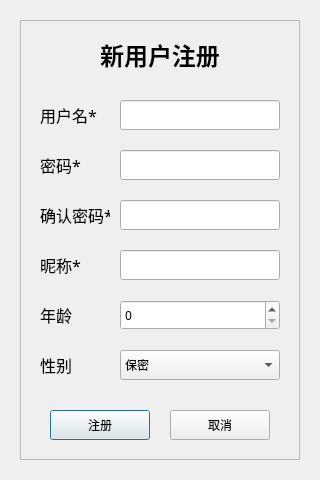
<?xml version="1.0" encoding="UTF-8"?>
<ui version="4.0">
 <class>RegisterDialog</class>
 <widget class="QDialog" name="RegisterDialog">
  <property name="geometry">
   <rect>
    <x>0</x>
    <y>0</y>
    <width>320</width>
    <height>480</height>
   </rect>
  </property>
  <property name="windowTitle">
   <string>新用户注册</string>
  </property>
  <widget class="QFrame" name="frame">
   <property name="geometry">
    <rect>
     <x>20</x>
     <y>20</y>
     <width>280</width>
     <height>440</height>
    </rect>
   </property>
   <property name="frameShape">
    <enum>QFrame::StyledPanel</enum>
   </property>
   <property name="frameShadow">
    <enum>QFrame::Raised</enum>
   </property>
   <widget class="QPushButton" name="Register">
    <property name="geometry">
     <rect>
      <x>30</x>
      <y>390</y>
      <width>100</width>
      <height>30</height>
     </rect>
    </property>
    <property name="font">
     <font>
      <family>宋体</family>
     </font>
    </property>
    <property name="text">
     <string>注册</string>
    </property>
    <property name="default">
     <bool>true</bool>
    </property>
   </widget>
   <widget class="QPushButton" name="Cancel">
    <property name="geometry">
     <rect>
      <x>150</x>
      <y>390</y>
      <width>100</width>
      <height>30</height>
     </rect>
    </property>
    <property name="font">
     <font>
      <family>宋体</family>
     </font>
    </property>
    <property name="text">
     <string>取消</string>
    </property>
   </widget>
   <widget class="QLabel" name="Title">
    <property name="geometry">
     <rect>
      <x>80</x>
      <y>20</y>
      <width>120</width>
      <height>30</height>
     </rect>
    </property>
    <property name="font">
     <font>
      <family>等线</family>
      <pointsize>18</pointsize>
      <weight>75</weight>
      <bold>true</bold>
     </font>
    </property>
    <property name="layoutDirection">
     <enum>Qt::LeftToRight</enum>
    </property>
    <property name="text">
     <string>新用户注册</string>
    </property>
    <property name="textFormat">
     <enum>Qt::AutoText</enum>
    </property>
    <property name="alignment">
     <set>Qt::AlignCenter</set>
    </property>
   </widget>
   <widget class="QLineEdit" name="PasswordAgain">
    <property name="geometry">
     <rect>
      <x>100</x>
      <y>180</y>
      <width>160</width>
      <height>30</height>
     </rect>
    </property>
    <property name="font">
     <font>
      <family>宋体</family>
     </font>
    </property>
    <property name="echoMode">
     <enum>QLineEdit::Password</enum>
    </property>
   </widget>
   <widget class="QLineEdit" name="Password">
    <property name="geometry">
     <rect>
      <x>100</x>
      <y>130</y>
      <width>160</width>
      <height>30</height>
     </rect>
    </property>
    <property name="font">
     <font>
      <family>宋体</family>
     </font>
    </property>
    <property name="autoFillBackground">
     <bool>false</bool>
    </property>
    <property name="echoMode">
     <enum>QLineEdit::Password</enum>
    </property>
   </widget>
   <widget class="QLineEdit" name="UserID">
    <property name="geometry">
     <rect>
      <x>100</x>
      <y>80</y>
      <width>160</width>
      <height>30</height>
     </rect>
    </property>
    <property name="font">
     <font>
      <family>宋体</family>
     </font>
    </property>
    <property name="autoFillBackground">
     <bool>false</bool>
    </property>
    <property name="maxLength">
     <number>16</number>
    </property>
   </widget>
   <widget class="QLabel" name="UserIDLabel">
    <property name="geometry">
     <rect>
      <x>20</x>
      <y>80</y>
      <width>70</width>
      <height>30</height>
     </rect>
    </property>
    <property name="minimumSize">
     <size>
      <width>0</width>
      <height>12</height>
     </size>
    </property>
    <property name="font">
     <font>
      <family>等线</family>
      <pointsize>12</pointsize>
     </font>
    </property>
    <property name="text">
     <string>用户名*</string>
    </property>
    <property name="buddy">
     <cstring>UserID</cstring>
    </property>
   </widget>
   <widget class="QLabel" name="PasswordLabel">
    <property name="geometry">
     <rect>
      <x>20</x>
      <y>130</y>
      <width>70</width>
      <height>30</height>
     </rect>
    </property>
    <property name="minimumSize">
     <size>
      <width>0</width>
      <height>12</height>
     </size>
    </property>
    <property name="font">
     <font>
      <family>等线</family>
      <pointsize>12</pointsize>
     </font>
    </property>
    <property name="text">
     <string>密码*</string>
    </property>
    <property name="buddy">
     <cstring>Password</cstring>
    </property>
   </widget>
   <widget class="QLabel" name="PasswordAgainLabel">
    <property name="geometry">
     <rect>
      <x>20</x>
      <y>180</y>
      <width>70</width>
      <height>30</height>
     </rect>
    </property>
    <property name="minimumSize">
     <size>
      <width>0</width>
      <height>12</height>
     </size>
    </property>
    <property name="font">
     <font>
      <family>等线</family>
      <pointsize>12</pointsize>
     </font>
    </property>
    <property name="text">
     <string>确认密码*</string>
    </property>
    <property name="buddy">
     <cstring>PasswordAgain</cstring>
    </property>
   </widget>
   <widget class="QLineEdit" name="UserName">
    <property name="geometry">
     <rect>
      <x>100</x>
      <y>230</y>
      <width>160</width>
      <height>30</height>
     </rect>
    </property>
    <property name="font">
     <font>
      <family>宋体</family>
     </font>
    </property>
    <property name="maxLength">
     <number>32</number>
    </property>
   </widget>
   <widget class="QLabel" name="UserNameLabel">
    <property name="geometry">
     <rect>
      <x>20</x>
      <y>230</y>
      <width>70</width>
      <height>30</height>
     </rect>
    </property>
    <property name="minimumSize">
     <size>
      <width>0</width>
      <height>12</height>
     </size>
    </property>
    <property name="font">
     <font>
      <family>等线</family>
      <pointsize>12</pointsize>
     </font>
    </property>
    <property name="text">
     <string>昵称*</string>
    </property>
    <property name="buddy">
     <cstring>UserName</cstring>
    </property>
   </widget>
   <widget class="QLabel" name="SexLabel">
    <property name="geometry">
     <rect>
      <x>20</x>
      <y>330</y>
      <width>70</width>
      <height>30</height>
     </rect>
    </property>
    <property name="minimumSize">
     <size>
      <width>0</width>
      <height>12</height>
     </size>
    </property>
    <property name="font">
     <font>
      <family>等线</family>
      <pointsize>12</pointsize>
     </font>
    </property>
    <property name="text">
     <string>性别</string>
    </property>
    <property name="buddy">
     <cstring>Sex</cstring>
    </property>
   </widget>
   <widget class="QComboBox" name="Sex">
    <property name="geometry">
     <rect>
      <x>100</x>
      <y>330</y>
      <width>160</width>
      <height>30</height>
     </rect>
    </property>
    <property name="font">
     <font>
      <family>宋体</family>
     </font>
    </property>
    <item>
     <property name="text">
      <string>保密</string>
     </property>
    </item>
    <item>
     <property name="text">
      <string>男</string>
     </property>
    </item>
    <item>
     <property name="text">
      <string>女</string>
     </property>
    </item>
   </widget>
   <widget class="QSpinBox" name="Age">
    <property name="geometry">
     <rect>
      <x>100</x>
      <y>280</y>
      <width>160</width>
      <height>30</height>
     </rect>
    </property>
    <property name="font">
     <font>
      <family>宋体</family>
     </font>
    </property>
    <property name="maximum">
     <number>150</number>
    </property>
   </widget>
   <widget class="QLabel" name="AgeLabel">
    <property name="geometry">
     <rect>
      <x>20</x>
      <y>280</y>
      <width>70</width>
      <height>30</height>
     </rect>
    </property>
    <property name="minimumSize">
     <size>
      <width>0</width>
      <height>12</height>
     </size>
    </property>
    <property name="font">
     <font>
      <family>等线</family>
      <pointsize>12</pointsize>
     </font>
    </property>
    <property name="text">
     <string>年龄</string>
    </property>
    <property name="buddy">
     <cstring>Age</cstring>
    </property>
   </widget>
  </widget>
 </widget>
 <tabstops>
  <tabstop>UserID</tabstop>
  <tabstop>Password</tabstop>
  <tabstop>PasswordAgain</tabstop>
  <tabstop>UserName</tabstop>
  <tabstop>Age</tabstop>
  <tabstop>Sex</tabstop>
  <tabstop>Register</tabstop>
  <tabstop>Cancel</tabstop>
 </tabstops>
 <resources/>
 <connections>
  <connection>
   <sender>Register</sender>
   <signal>clicked()</signal>
   <receiver>RegisterDialog</receiver>
   <slot>register()</slot>
   <hints>
    <hint type="sourcelabel">
     <x>119</x>
     <y>356</y>
    </hint>
    <hint type="destinationlabel">
     <x>103</x>
     <y>384</y>
    </hint>
   </hints>
  </connection>
  <connection>
   <sender>Cancel</sender>
   <signal>clicked()</signal>
   <receiver>RegisterDialog</receiver>
   <slot>reject()</slot>
   <hints>
    <hint type="sourcelabel">
     <x>181</x>
     <y>356</y>
    </hint>
    <hint type="destinationlabel">
     <x>206</x>
     <y>385</y>
    </hint>
   </hints>
  </connection>
 </connections>
 <slots>
  <slot>register()</slot>
 </slots>
</ui>
